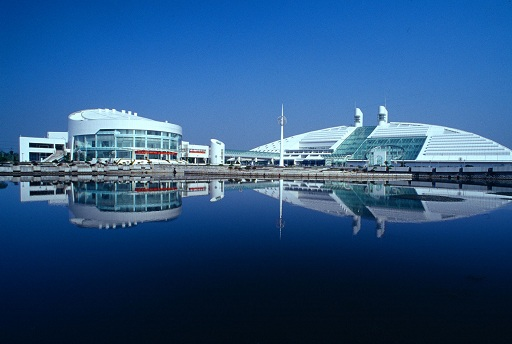
#> input picture graph processing/Filters/Computer vision homework 1/Campus scene of ZJU.jpg, 512 x 344 px
$ python Filtering_comparison.py
#> lines starting #> are read from the running program, lines starting #| are printed output that depends on the picture; after the words box and inside, x2 and y2 are one past the last pixel; in counts of white or black regions, pixels touching at a corner belong together
# -*-coding:utf-8-*-
# __Author__=Youzhi Gu
# Learn Python at Zhejiang University


from numpy import *
import numpy as np
import matplotlib.pyplot as plt
import cv2

# 原图像显示
img = cv2.imread('Campus scene of ZJU.jpg', 0)
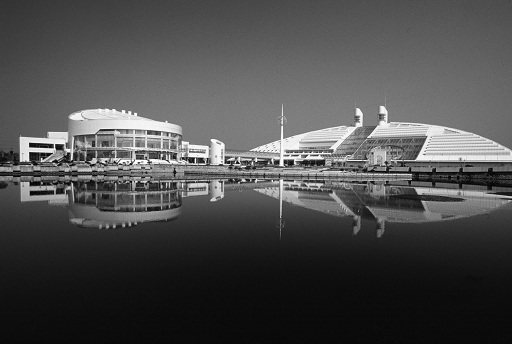
#> img: shape (344, 512); min 0, max 255, mean 76
cv2.imshow('Filtering Camparison', img)
cv2.imwrite('Row gray image.jpg',img)

# 均值滤波
blur_average = cv2.blur(img, (3, 5))    # 模板大小3*5
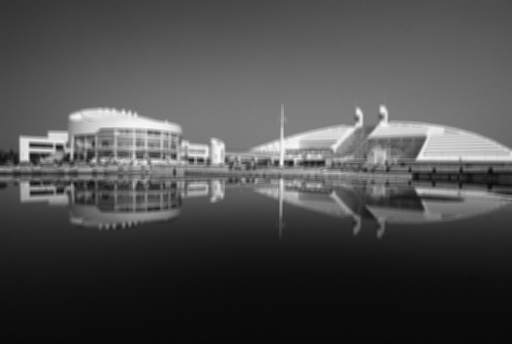
#> blur_average: shape (344, 512); min 9, max 249, mean 76
cv2.imshow('Average filtering', blur_average)
cv2.imwrite('Average filtering.jpg', blur_average)

# 高斯滤波
img2 = img  # 复制一个img，防止原图像变量img被损坏
for i in range(2000):   # 添加点噪声
    temp_x = np.random.randint(0, img2.shape[0])
    temp_y = np.random.randint(0, img2.shape[1])
    img2[temp_x][temp_y] = 255
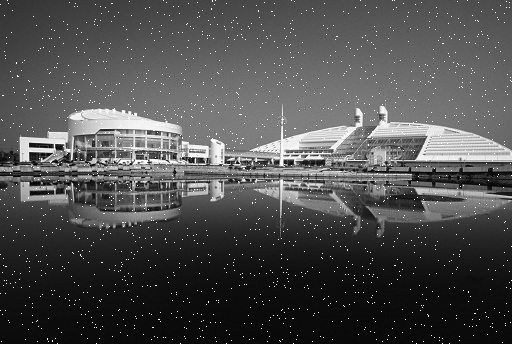
#> img2: shape (344, 512); 1.13% of pixels changed, all inside (x1, y1, x2, y2) = (0, 0, 512, 344)
cv2.imshow('Add noise to img',img2)
cv2.imwrite('Add noise to image.jpg', img2)
blur_Gaussian = cv2.GaussianBlur(img2, (5, 5), 0)
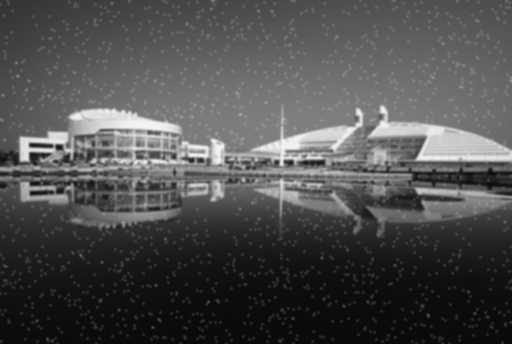
#> blur_Gaussian: shape (344, 512); min 9, max 245, mean 78
cv2.imshow('Gaussian filtering', blur_Gaussian)
cv2.imwrite('Gaussian filtering.jpg', blur_Gaussian)

# 中值滤波
blur_median = cv2.medianBlur(img2, 5)
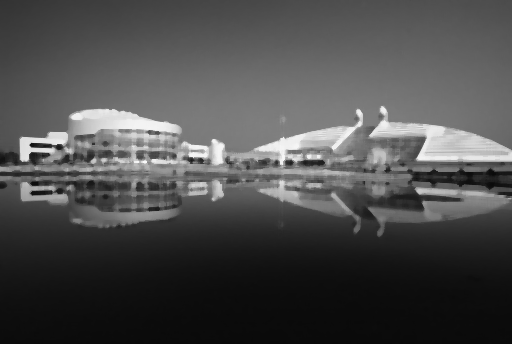
#> blur_median: shape (344, 512); min 9, max 249, mean 76.2
cv2.imshow('Median filtering', blur_median)
cv2.imwrite('Median filtering.jpg', blur_median)

# 双边滤波
blur_bilateral = cv2.bilateralFilter(img2, 9, 100, 100)
cv2.imshow('Bilateral filtering', blur_bilateral)
cv2.imwrite('Bilateral filtering.jpg', blur_bilateral)

cv2.waitKey(0)
cv2.destroyAllWindows()
